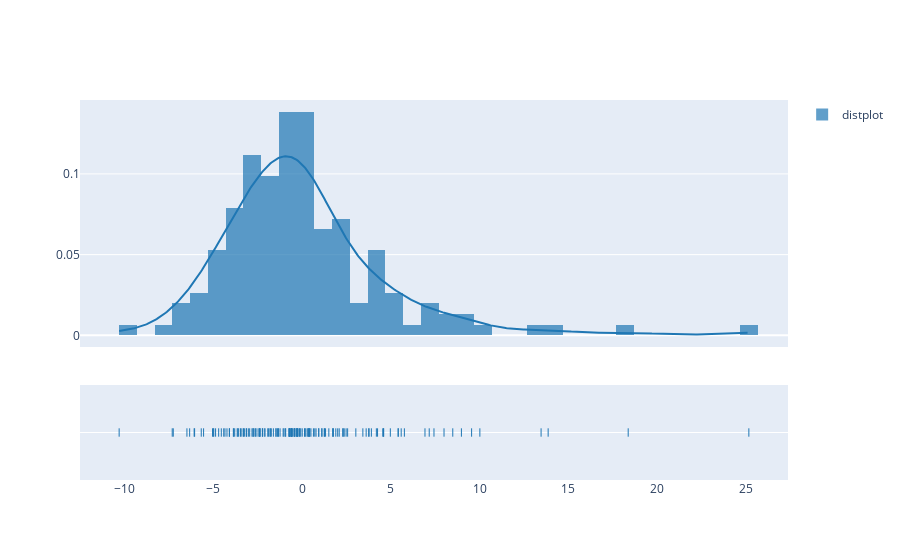

Source (notebook cell):
### Code cell
# creating a distplot if residuals

import plotly.figure_factory as ff
fig = ff.create_distplot([residuals], ['distplot'])
fig.show()

### Figure 1 — Plotly figure (JSON) as saved in the notebook; plotly's stock layout.template omitted (floating-point values rounded to 4 significant figures; data arrays with more than 128 entries replaced by an {"elided": "..."} marker saying what was removed)
{"data": [{"autobinx": false, "histnorm": "probability density", "legendgroup": "distplot", "marker": {"color": "rgb(31, 119, 180)"}, "name": "distplot", "opacity": 0.7, "type": "histogram", "x": {"elided": "152 float values"}, "xaxis": "x", "xbins": {"end": 25.18, "size": 1, "start": -10.31}, "yaxis": "y"}, {"legendgroup": "distplot", "marker": {"color": "rgb(31, 119, 180)"}, "mode": "lines", "name": "distplot", "showlegend": false, "type": "scatter", "x": {"elided": "500 float values"}, "xaxis": "x", "y": {"elided": "500 float values"}, "yaxis": "y"}, {"legendgroup": "distplot", "marker": {"color": "rgb(31, 119, 180)", "symbol": "line-ns-open"}, "mode": "markers", "name": "distplot", "showlegend": false, "type": "scatter", "x": {"elided": "152 float values"}, "xaxis": "x", "y": {"elided": "152 str values"}, "yaxis": "y2"}], "layout": {"barmode": "overlay", "hovermode": "closest", "legend": {"traceorder": "reversed"}, "xaxis": {"anchor": "y2", "domain": [0, 1], "zeroline": false}, "yaxis": {"anchor": "free", "domain": [0.35, 1], "position": 0}, "yaxis2": {"anchor": "x", "domain": [0, 0.25], "dtick": 1, "showticklabels": false}}}
